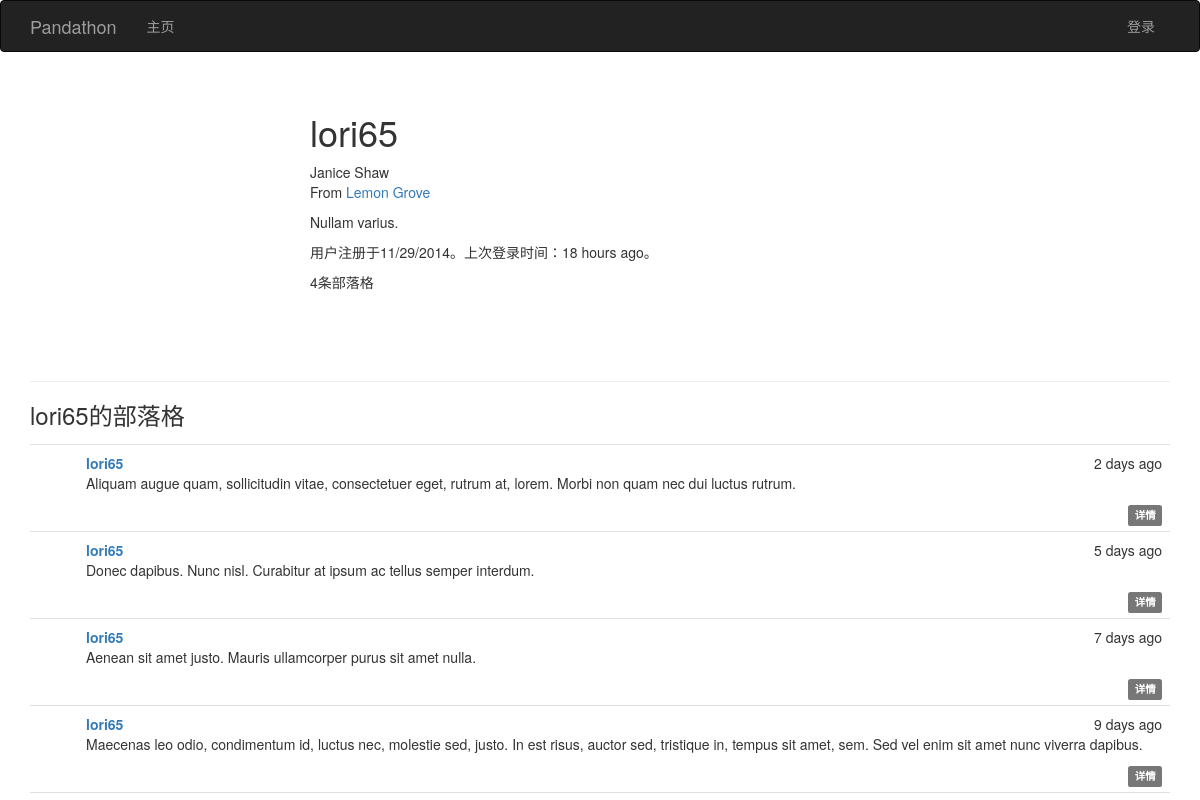
Screenshot of /user/lori65 with the database file from the repository.
### app/models.py (models this page shows, shortened)
class User(UserMixin, db.Model):
    __tablename__ = 'users'
    id = db.Column(db.Integer, primary_key=True)
    email = db.Column(db.String(64), unique=True, index=True)
    username = db.Column(db.String(64), unique=True, index=True)
    role_id = db.Column(db.Integer, db.ForeignKey('roles.id'))
    password_hash = db.Column(db.String(128))
    confirmed = db.Column(db.Boolean, default=True)
    name = db.Column(db.String(64))
    location = db.Column(db.String(64))
    about_me = db.Column(db.Text())
    member_since = db.Column(db.DateTime(), default=datetime.now())
    last_seen = db.Column(db.DateTime(), default=datetime.now())
    posts = db.relationship('Post', backref='author', lazy='dynamic')
    followed = db.relationship('Follow', foreign_keys=[Follow.follower_id],
                               backref=db.backref('follower', lazy='joined'),
                               lazy='dynamic', cascade='all, delete-orphan')
    followers = db.relationship('Follow', foreign_keys=[Follow.followed_id],
                                backref=db.backref('followed', lazy='joined'),
                                lazy='dynamic', cascade='all, delete-orphan')
    @property
    def password(self):
        raise AttributeError('password is not a readable attribute')

class Post(db.Model):
    __tablename__ = 'posts'
    id = db.Column(db.Integer, primary_key=True)
    body = db.Column(db.Text)
    body_html = db.Column(db.Text)
    timestamp = db.Column(db.DateTime, index=True, default=datetime.now())
    author_id = db.Column(db.Integer, db.ForeignKey('users.id'))

### app/main/views.py (the view)
@main.route('/user/<username>')
def user(username):
    user = User.query.filter_by(username=username).first_or_404()
    posts = user.posts.order_by(Post.timestamp.desc()).all()
    return render_template('user.html', user=user, posts=posts)

### app/auth/views.py (called while the page is built)
@auth.before_app_request
def before_request():
    if current_user.is_authenticated():
        current_user.ping()
        if not current_user.confirmed \
                and request.endpoint[:5] != 'auth.':
            return redirect(url_for('auth.unconfirmed'))

### app/main/__init__.py (called while the page is built)
@main.app_context_processor
def inject_permissions():
    return dict(Permission=Permission)

### app/models.py (called while the page is built)
    def is_administrator(self):
        return False

### app/templates/user.html (shortened to what this page needs)
{% extends "base.html" %}
{% block page_content %}
<div class="page-header">
    <div class="profile-header">
        <h1>{{ user.username }}</h1>
        {% if user.name or user.location %}
        <p>
            {% if user.name %}{{ user.name }}<br>{% endif %}
            {% if user.location %}
                From <a href="http://maps.google.com/?q={{ user.location }}">{{ user.location }}</a><br>
            {% endif %}
        </p>
        {% endif %}
        {% if user.about_me %}<p>{{ user.about_me }}</p>{% endif %}
        <p>用户注册于{{ moment(user.member_since).format('L') }}。上次登录时间：{{ moment(user.last_seen).fromNow() }}。</p>
        <p>{{ user.posts.count() }}条部落格</p>
    </div>
</div>
<h3>{{ user.username }}的部落格</h3>
{% include '_posts.html' %}
{% endblock %}

### app/templates/base.html (shortened to what this page needs)
{% extends "bootstrap/base.html" %}
{% block head %}
{{ super() }}
<link rel="stylesheet" type="text/css" href="{{ url_for('static', filename='styles.css') }}">
{% endblock %}
{% block navbar %}
<div class="navbar navbar-inverse" role="navigation">
    <div class="container">
        <div class="navbar-header">
            <a class="navbar-brand" href="{{ url_for('main.index') }}">Pandathon</a>
        </div>
        <div class="navbar-collapse collapse">
            <ul class="nav navbar-nav">
                <li><a href="{{ url_for('main.index') }}">主页</a></li>
            </ul>
            <ul class="nav navbar-nav navbar-right">
                {% if current_user.is_authenticated() %}
                <li><a href="{{ url_for('auth.logout') }}">注销</a></li>
                {% else %}
                <li><a href="{{ url_for('auth.login') }}">登录</a></li>
                {% endif %}
            </ul>
        </div>
    </div>
</div>
{% endblock %}
{% block content %}
<div class="container">
    {% block page_content %}{% endblock %}
</div>
{% endblock %}

### app/templates/_posts.html (shortened to what this page needs)
<ul class="posts">
    {% for post in posts %}
    <li class="post">
        <div class="post-content">
            <div class="post-date">{{ moment(post.timestamp, True).fromNow() }}</div>
            <div class="post-author"><a href="{{ url_for('.user', username=post.author.username) }}">{{ post.author.username }}</a></div>
            <div class="post-body">
            {% if post.body_html %}
                {{ post.body_html | safe }}
            {% else %}
                {{ post.body }}
            {% endif %}
            </div>
            <div class="post-footer">
                <a href="{{ url_for('.post', id=post.id) }}">
                    <span class="label label-default">详情</span>
                </a>
            </div>
        </div>
    </li>
    {% endfor %}
</ul>

### app/static/styles.css (style rules this page uses)
.profile-header { min-height: 260px; margin-left: 280px; }
ul.posts { list-style-type: none; padding: 0px; margin: 16px 0px 0px 0px; border-top: 1px solid #e0e0e0; }
ul.posts li.post { padding: 8px; border-bottom: 1px solid #e0e0e0; }
div.post-date { float: right; }
div.post-author { font-weight: bold; }
div.post-content { margin-left: 48px; min-height: 48px; }
div.post-footer { text-align: right; }

### rows the page displays
User: username "lori65", name "Janice Shaw", location "Lemon Grove", about_me "Nullam varius.", member_since "11/29/2014", last_seen "18 hours ago"
Post: timestamp "2 days ago", author.username "lori65", body_html "Aliquam augue quam, sollicitudin vitae, consectetuer eget, rutrum at, lorem. Morbi non quam nec dui luctus rutrum."
Post: timestamp "5 days ago", author.username "lori65", body_html "Donec dapibus. Nunc nisl. Curabitur at ipsum ac tellus semper interdum."
Post: timestamp "7 days ago", author.username "lori65", body_html "Aenean sit amet justo. Mauris ullamcorper purus sit amet nulla."
Post: timestamp "9 days ago", author.username "lori65", body_html "Maecenas leo odio, condimentum id, luctus nec, molestie sed, justo. In est risus, auctor sed, tristique in, tempus sit amet, sem. Sed vel enim sit amet nunc viverra dapibus."

### other values shown
{{ user.posts.count() }} "4"
